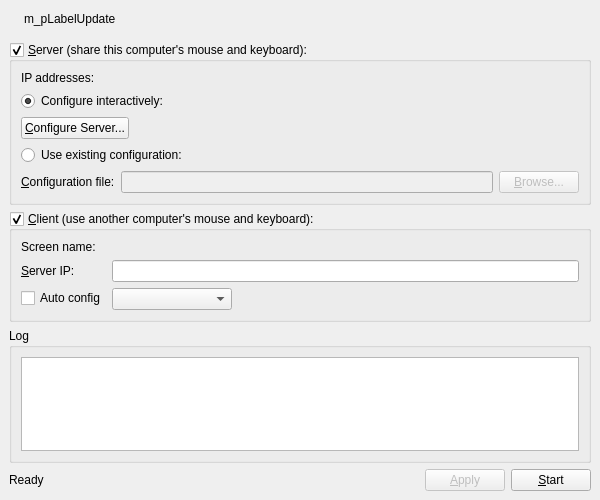
<?xml version="1.0" encoding="UTF-8"?>
<ui version="4.0">
 <class>MainWindowBase</class>
 <widget class="QMainWindow" name="MainWindowBase">
  <property name="geometry">
   <rect>
    <x>0</x>
    <y>0</y>
    <width>600</width>
    <height>500</height>
   </rect>
  </property>
  <property name="sizePolicy">
   <sizepolicy hsizetype="Fixed" vsizetype="Fixed">
    <horstretch>0</horstretch>
    <verstretch>0</verstretch>
   </sizepolicy>
  </property>
  <property name="minimumSize">
   <size>
    <width>500</width>
    <height>400</height>
   </size>
  </property>
  <property name="windowTitle">
   <string>Synergy</string>
  </property>
  <widget class="QWidget" name="centralwidget">
   <layout class="QVBoxLayout" name="verticalLayout_2">
    <item>
     <widget class="QWidget" name="m_pWidgetUpdate" native="true">
      <layout class="QHBoxLayout" name="horizontalLayout_2">
       <property name="leftMargin">
        <number>2</number>
       </property>
       <property name="topMargin">
        <number>0</number>
       </property>
       <property name="rightMargin">
        <number>0</number>
       </property>
       <property name="bottomMargin">
        <number>7</number>
       </property>
       <item>
        <widget class="QLabel" name="m_pIconUpdate">
         <property name="text">
          <string/>
         </property>
         <property name="pixmap">
          <pixmap resource="Synergy.qrc">:/res/icons/16x16/warning.png</pixmap>
         </property>
        </widget>
       </item>
       <item>
        <widget class="QLabel" name="m_pLabelUpdate">
         <property name="text">
          <string notr="true">m_pLabelUpdate</string>
         </property>
         <property name="openExternalLinks">
          <bool>true</bool>
         </property>
        </widget>
       </item>
       <item>
        <spacer name="m_pSpacerUpdate">
         <property name="orientation">
          <enum>Qt::Horizontal</enum>
         </property>
         <property name="sizeHint" stdset="0">
          <size>
           <width>469</width>
           <height>20</height>
          </size>
         </property>
        </spacer>
       </item>
      </layout>
     </widget>
    </item>
    <item>
     <widget class="QGroupBox" name="m_pGroupServer">
      <property name="sizePolicy">
       <sizepolicy hsizetype="Preferred" vsizetype="Fixed">
        <horstretch>0</horstretch>
        <verstretch>0</verstretch>
       </sizepolicy>
      </property>
      <property name="title">
       <string>&amp;Server (share this computer's mouse and keyboard):</string>
      </property>
      <property name="checkable">
       <bool>true</bool>
      </property>
      <property name="checked">
       <bool>true</bool>
      </property>
      <layout class="QVBoxLayout">
       <item>
        <layout class="QFormLayout" name="formLayout">
         <property name="fieldGrowthPolicy">
          <enum>QFormLayout::AllNonFixedFieldsGrow</enum>
         </property>
         <item row="0" column="0">
          <widget class="QLabel" name="label_2">
           <property name="text">
            <string>IP addresses:</string>
           </property>
          </widget>
         </item>
         <item row="0" column="1">
          <widget class="QLabel" name="m_pLabelIpAddresses">
           <property name="text">
            <string notr="true"/>
           </property>
          </widget>
         </item>
        </layout>
       </item>
       <item>
        <widget class="QRadioButton" name="m_pRadioInternalConfig">
         <property name="text">
          <string>Configure interactively:</string>
         </property>
         <property name="checked">
          <bool>true</bool>
         </property>
        </widget>
       </item>
       <item>
        <layout class="QHBoxLayout">
         <item>
          <widget class="QPushButton" name="m_pButtonConfigureServer">
           <property name="text">
            <string>&amp;Configure Server...</string>
           </property>
          </widget>
         </item>
         <item>
          <spacer>
           <property name="orientation">
            <enum>Qt::Horizontal</enum>
           </property>
           <property name="sizeHint" stdset="0">
            <size>
             <width>40</width>
             <height>20</height>
            </size>
           </property>
          </spacer>
         </item>
        </layout>
       </item>
       <item>
        <widget class="QRadioButton" name="m_pRadioExternalConfig">
         <property name="text">
          <string>Use existing configuration:</string>
         </property>
        </widget>
       </item>
       <item>
        <layout class="QHBoxLayout">
         <item>
          <widget class="QLabel" name="m_pLabelConfigurationFile">
           <property name="text">
            <string>&amp;Configuration file:</string>
           </property>
           <property name="buddy">
            <cstring>m_pLineEditConfigFile</cstring>
           </property>
          </widget>
         </item>
         <item>
          <widget class="QLineEdit" name="m_pLineEditConfigFile">
           <property name="enabled">
            <bool>false</bool>
           </property>
          </widget>
         </item>
         <item>
          <widget class="QPushButton" name="m_pButtonBrowseConfigFile">
           <property name="enabled">
            <bool>false</bool>
           </property>
           <property name="text">
            <string>&amp;Browse...</string>
           </property>
          </widget>
         </item>
        </layout>
       </item>
      </layout>
     </widget>
    </item>
    <item>
     <widget class="QGroupBox" name="m_pGroupClient">
      <property name="sizePolicy">
       <sizepolicy hsizetype="Preferred" vsizetype="Fixed">
        <horstretch>0</horstretch>
        <verstretch>0</verstretch>
       </sizepolicy>
      </property>
      <property name="title">
       <string>&amp;Client (use another computer's mouse and keyboard):</string>
      </property>
      <property name="checkable">
       <bool>true</bool>
      </property>
      <property name="checked">
       <bool>true</bool>
      </property>
      <layout class="QFormLayout" name="formLayout_3">
       <property name="fieldGrowthPolicy">
        <enum>QFormLayout::AllNonFixedFieldsGrow</enum>
       </property>
       <item row="0" column="0">
        <widget class="QLabel" name="label_5">
         <property name="text">
          <string>Screen name:</string>
         </property>
        </widget>
       </item>
       <item row="0" column="1">
        <widget class="QLabel" name="m_pLabelScreenName">
         <property name="text">
          <string notr="true"/>
         </property>
        </widget>
       </item>
       <item row="2" column="0">
        <widget class="QLabel" name="m_pLabelServerName">
         <property name="text">
          <string>&amp;Server IP:</string>
         </property>
         <property name="buddy">
          <cstring>m_pLineEditHostname</cstring>
         </property>
        </widget>
       </item>
       <item row="2" column="1">
        <widget class="QLineEdit" name="m_pLineEditHostname"/>
       </item>
       <item row="3" column="0">
        <widget class="QCheckBox" name="m_pCheckBoxAutoConfig">
         <property name="text">
          <string>Auto config</string>
         </property>
        </widget>
       </item>
       <item row="3" column="1">
        <widget class="QComboBox" name="m_pComboServerList">
         <property name="sizePolicy">
          <sizepolicy hsizetype="Maximum" vsizetype="Fixed">
           <horstretch>0</horstretch>
           <verstretch>0</verstretch>
          </sizepolicy>
         </property>
         <property name="minimumSize">
          <size>
           <width>120</width>
           <height>0</height>
          </size>
         </property>
        </widget>
       </item>
      </layout>
     </widget>
    </item>
    <item>
     <widget class="QGroupBox" name="m_pGroupLog">
      <property name="title">
       <string>Log</string>
      </property>
      <layout class="QVBoxLayout" name="verticalLayout">
       <item>
        <widget class="QTextEdit" name="m_pLogOutput">
         <property name="sizePolicy">
          <sizepolicy hsizetype="Expanding" vsizetype="Expanding">
           <horstretch>0</horstretch>
           <verstretch>0</verstretch>
          </sizepolicy>
         </property>
         <property name="font">
          <font>
           <family>Courier</family>
          </font>
         </property>
         <property name="autoFillBackground">
          <bool>false</bool>
         </property>
         <property name="undoRedoEnabled">
          <bool>false</bool>
         </property>
         <property name="lineWrapMode">
          <enum>QTextEdit::NoWrap</enum>
         </property>
         <property name="readOnly">
          <bool>true</bool>
         </property>
        </widget>
       </item>
      </layout>
     </widget>
    </item>
    <item>
     <layout class="QHBoxLayout" name="horizontalLayout">
      <property name="sizeConstraint">
       <enum>QLayout::SetDefaultConstraint</enum>
      </property>
      <item>
       <widget class="QLabel" name="m_pStatusLabel">
        <property name="text">
         <string>Ready</string>
        </property>
       </widget>
      </item>
      <item>
       <spacer name="spacer">
        <property name="orientation">
         <enum>Qt::Horizontal</enum>
        </property>
        <property name="sizeHint" stdset="0">
         <size>
          <width>40</width>
          <height>20</height>
         </size>
        </property>
       </spacer>
      </item>
      <item>
       <widget class="QPushButton" name="m_pButtonApply">
        <property name="enabled">
         <bool>false</bool>
        </property>
        <property name="text">
         <string>&amp;Apply</string>
        </property>
       </widget>
      </item>
      <item>
       <widget class="QPushButton" name="m_pButtonToggleStart">
        <property name="text">
         <string>&amp;Start</string>
        </property>
       </widget>
      </item>
     </layout>
    </item>
   </layout>
  </widget>
  <action name="m_pActionAbout">
   <property name="text">
    <string>&amp;About Synergy...</string>
   </property>
   <property name="shortcut">
    <string notr="true"/>
   </property>
  </action>
  <action name="m_pActionQuit">
   <property name="text">
    <string>&amp;Quit</string>
   </property>
   <property name="statusTip">
    <string>Quit</string>
   </property>
   <property name="shortcut">
    <string notr="true">Ctrl+Q</string>
   </property>
  </action>
  <action name="m_pActionStartSynergy">
   <property name="text">
    <string>&amp;Start</string>
   </property>
   <property name="statusTip">
    <string>Run</string>
   </property>
   <property name="shortcut">
    <string notr="true">Ctrl+S</string>
   </property>
  </action>
  <action name="m_pActionStopSynergy">
   <property name="enabled">
    <bool>false</bool>
   </property>
   <property name="text">
    <string>S&amp;top</string>
   </property>
   <property name="statusTip">
    <string>Stop</string>
   </property>
   <property name="shortcut">
    <string notr="true">Ctrl+T</string>
   </property>
  </action>
  <action name="actionShowStatus">
   <property name="text">
    <string>S&amp;how Status</string>
   </property>
   <property name="shortcut">
    <string notr="true">Ctrl+H</string>
   </property>
  </action>
  <action name="m_pActionMinimize">
   <property name="text">
    <string>&amp;Hide</string>
   </property>
   <property name="toolTip">
    <string>Hide</string>
   </property>
   <property name="shortcut">
    <string notr="true"/>
   </property>
  </action>
  <action name="m_pActionRestore">
   <property name="text">
    <string>&amp;Show</string>
   </property>
   <property name="toolTip">
    <string>Show</string>
   </property>
   <property name="shortcut">
    <string notr="true"/>
   </property>
  </action>
  <action name="m_pActionSave">
   <property name="text">
    <string>Save configuration &amp;as...</string>
   </property>
   <property name="statusTip">
    <string>Save the interactively generated server configuration to a file.</string>
   </property>
   <property name="shortcut">
    <string notr="true">Ctrl+Alt+S</string>
   </property>
  </action>
  <action name="m_pActionSettings">
   <property name="text">
    <string>Settings</string>
   </property>
   <property name="statusTip">
    <string>Edit settings</string>
   </property>
   <property name="shortcut">
    <string notr="true"/>
   </property>
  </action>
  <action name="m_pActionWizard">
   <property name="text">
    <string>Run Wizard</string>
   </property>
   <property name="shortcut">
    <string notr="true"/>
   </property>
  </action>
 </widget>
 <resources>
  <include location="Synergy.qrc"/>
 </resources>
 <connections>
  <connection>
   <sender>m_pRadioExternalConfig</sender>
   <signal>toggled(bool)</signal>
   <receiver>m_pLineEditConfigFile</receiver>
   <slot>setEnabled(bool)</slot>
   <hints>
    <hint type="sourcelabel">
     <x>156</x>
     <y>179</y>
    </hint>
    <hint type="destinationlabel">
     <x>169</x>
     <y>209</y>
    </hint>
   </hints>
  </connection>
  <connection>
   <sender>m_pRadioExternalConfig</sender>
   <signal>toggled(bool)</signal>
   <receiver>m_pButtonBrowseConfigFile</receiver>
   <slot>setEnabled(bool)</slot>
   <hints>
    <hint type="sourcelabel">
     <x>353</x>
     <y>182</y>
    </hint>
    <hint type="destinationlabel">
     <x>356</x>
     <y>211</y>
    </hint>
   </hints>
  </connection>
  <connection>
   <sender>m_pRadioInternalConfig</sender>
   <signal>toggled(bool)</signal>
   <receiver>m_pButtonConfigureServer</receiver>
   <slot>setEnabled(bool)</slot>
   <hints>
    <hint type="sourcelabel">
     <x>204</x>
     <y>244</y>
    </hint>
    <hint type="destinationlabel">
     <x>212</x>
     <y>274</y>
    </hint>
   </hints>
  </connection>
  <connection>
   <sender>m_pButtonToggleStart</sender>
   <signal>clicked()</signal>
   <receiver>m_pActionStartSynergy</receiver>
   <slot>trigger()</slot>
   <hints>
    <hint type="sourcelabel">
     <x>361</x>
     <y>404</y>
    </hint>
    <hint type="destinationlabel">
     <x>-1</x>
     <y>-1</y>
    </hint>
   </hints>
  </connection>
 </connections>
</ui>
